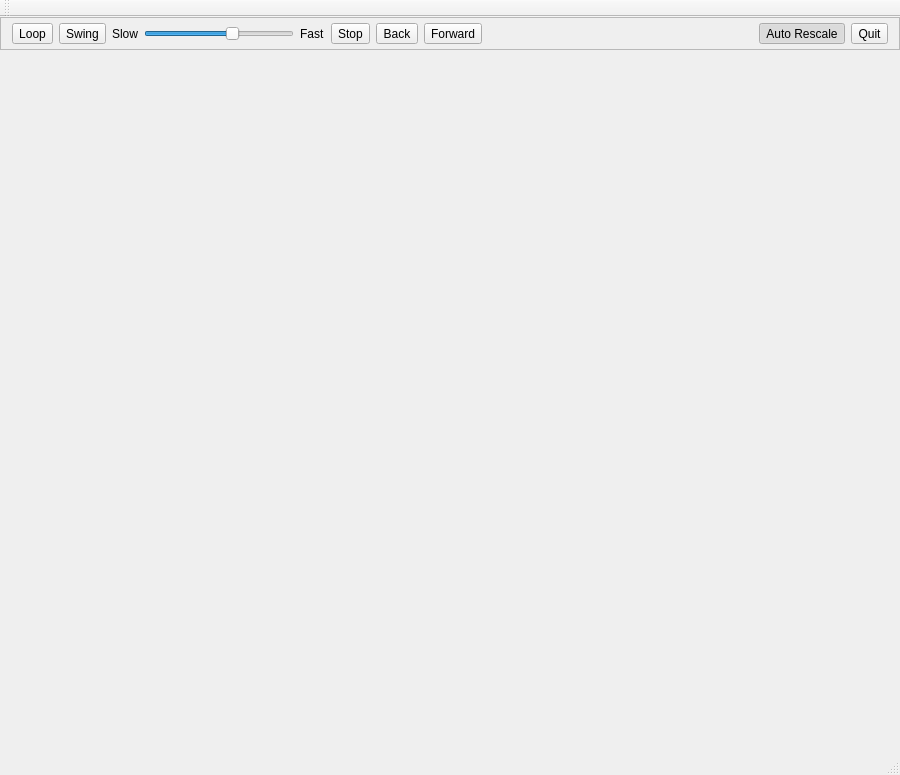
<?xml version="1.0" encoding="UTF-8"?>
<ui version="4.0">
 <class>MainWindow</class>
 <widget class="QMainWindow" name="MainWindow">
  <property name="geometry">
   <rect>
    <x>0</x>
    <y>0</y>
    <width>900</width>
    <height>775</height>
   </rect>
  </property>
  <property name="windowTitle">
   <string>nmovie</string>
  </property>
  <widget class="QWidget" name="centralWidget">
   <layout class="QVBoxLayout" name="verticalLayout" stretch="0,0">
    <property name="spacing">
     <number>0</number>
    </property>
    <property name="margin">
     <number>0</number>
    </property>
    <item>
     <widget class="QFrame" name="frame">
      <property name="frameShape">
       <enum>QFrame::StyledPanel</enum>
      </property>
      <property name="frameShadow">
       <enum>QFrame::Raised</enum>
      </property>
      <layout class="QHBoxLayout" name="horizontalLayout">
       <property name="topMargin">
        <number>5</number>
       </property>
       <property name="bottomMargin">
        <number>5</number>
       </property>
       <item>
        <widget class="QToolButton" name="toolButtonLoop">
         <property name="focusPolicy">
          <enum>Qt::NoFocus</enum>
         </property>
         <property name="text">
          <string>Loop</string>
         </property>
         <property name="checkable">
          <bool>false</bool>
         </property>
         <property name="checked">
          <bool>false</bool>
         </property>
        </widget>
       </item>
       <item>
        <widget class="QToolButton" name="toolButtonSwing">
         <property name="focusPolicy">
          <enum>Qt::NoFocus</enum>
         </property>
         <property name="text">
          <string>Swing</string>
         </property>
         <property name="checkable">
          <bool>false</bool>
         </property>
         <property name="checked">
          <bool>false</bool>
         </property>
        </widget>
       </item>
       <item>
        <widget class="QLabel" name="label">
         <property name="text">
          <string>Slow</string>
         </property>
        </widget>
       </item>
       <item>
        <widget class="QSlider" name="horizontalSliderSpeed">
         <property name="maximumSize">
          <size>
           <width>150</width>
           <height>16777215</height>
          </size>
         </property>
         <property name="focusPolicy">
          <enum>Qt::NoFocus</enum>
         </property>
         <property name="maximum">
          <number>100</number>
         </property>
         <property name="singleStep">
          <number>1</number>
         </property>
         <property name="value">
          <number>60</number>
         </property>
         <property name="sliderPosition">
          <number>60</number>
         </property>
         <property name="orientation">
          <enum>Qt::Horizontal</enum>
         </property>
        </widget>
       </item>
       <item>
        <widget class="QLabel" name="label_2">
         <property name="text">
          <string>Fast</string>
         </property>
        </widget>
       </item>
       <item>
        <widget class="QToolButton" name="toolButtonStop">
         <property name="focusPolicy">
          <enum>Qt::NoFocus</enum>
         </property>
         <property name="text">
          <string>Stop</string>
         </property>
         <property name="checkable">
          <bool>false</bool>
         </property>
         <property name="checked">
          <bool>false</bool>
         </property>
        </widget>
       </item>
       <item>
        <widget class="QToolButton" name="toolButtonBack">
         <property name="focusPolicy">
          <enum>Qt::NoFocus</enum>
         </property>
         <property name="text">
          <string>Back</string>
         </property>
         <property name="checkable">
          <bool>false</bool>
         </property>
         <property name="checked">
          <bool>false</bool>
         </property>
        </widget>
       </item>
       <item>
        <widget class="QToolButton" name="toolButtonForward">
         <property name="focusPolicy">
          <enum>Qt::NoFocus</enum>
         </property>
         <property name="text">
          <string>Forward</string>
         </property>
         <property name="checkable">
          <bool>false</bool>
         </property>
         <property name="checked">
          <bool>false</bool>
         </property>
        </widget>
       </item>
       <item>
        <spacer name="horizontalSpacer">
         <property name="orientation">
          <enum>Qt::Horizontal</enum>
         </property>
         <property name="sizeHint" stdset="0">
          <size>
           <width>5</width>
           <height>5</height>
          </size>
         </property>
        </spacer>
       </item>
       <item>
        <widget class="QToolButton" name="toolButtonQuit_2">
         <property name="focusPolicy">
          <enum>Qt::NoFocus</enum>
         </property>
         <property name="text">
          <string>Auto Rescale</string>
         </property>
         <property name="checkable">
          <bool>true</bool>
         </property>
         <property name="checked">
          <bool>true</bool>
         </property>
        </widget>
       </item>
       <item>
        <widget class="QToolButton" name="toolButtonQuit">
         <property name="focusPolicy">
          <enum>Qt::NoFocus</enum>
         </property>
         <property name="text">
          <string>Quit</string>
         </property>
         <property name="checkable">
          <bool>false</bool>
         </property>
         <property name="checked">
          <bool>false</bool>
         </property>
        </widget>
       </item>
      </layout>
     </widget>
    </item>
    <item>
     <widget class="RenderWidget" name="widgetRender" native="true">
      <property name="sizePolicy">
       <sizepolicy hsizetype="Preferred" vsizetype="Preferred">
        <horstretch>0</horstretch>
        <verstretch>1</verstretch>
       </sizepolicy>
      </property>
      <property name="focusPolicy">
       <enum>Qt::StrongFocus</enum>
      </property>
     </widget>
    </item>
   </layout>
  </widget>
  <widget class="QToolBar" name="mainToolBar">
   <attribute name="toolBarArea">
    <enum>TopToolBarArea</enum>
   </attribute>
   <attribute name="toolBarBreak">
    <bool>false</bool>
   </attribute>
  </widget>
  <widget class="QStatusBar" name="statusBar"/>
 </widget>
 <layoutdefault spacing="6" margin="11"/>
 <customwidgets>
  <customwidget>
   <class>RenderWidget</class>
   <extends>QWidget</extends>
   <header>RenderWidget.h</header>
   <container>1</container>
   <slots>
    <slot>OnLoop()</slot>
    <slot>OnSwing()</slot>
    <slot>OnStop()</slot>
    <slot>OnBack()</slot>
    <slot>OnForward()</slot>
    <slot>SetSpeed(int)</slot>
    <slot>SetAutoResize(bool)</slot>
   </slots>
  </customwidget>
 </customwidgets>
 <resources/>
 <connections>
  <connection>
   <sender>toolButtonQuit</sender>
   <signal>clicked()</signal>
   <receiver>MainWindow</receiver>
   <slot>close()</slot>
   <hints>
    <hint type="sourcelabel">
     <x>866</x>
     <y>30</y>
    </hint>
    <hint type="destinationlabel">
     <x>764</x>
     <y>117</y>
    </hint>
   </hints>
  </connection>
  <connection>
   <sender>toolButtonLoop</sender>
   <signal>clicked()</signal>
   <receiver>widgetRender</receiver>
   <slot>OnLoop()</slot>
   <hints>
    <hint type="sourcelabel">
     <x>32</x>
     <y>30</y>
    </hint>
    <hint type="destinationlabel">
     <x>493</x>
     <y>204</y>
    </hint>
   </hints>
  </connection>
  <connection>
   <sender>toolButtonSwing</sender>
   <signal>clicked()</signal>
   <receiver>widgetRender</receiver>
   <slot>OnSwing()</slot>
   <hints>
    <hint type="sourcelabel">
     <x>88</x>
     <y>32</y>
    </hint>
    <hint type="destinationlabel">
     <x>92</x>
     <y>67</y>
    </hint>
   </hints>
  </connection>
  <connection>
   <sender>toolButtonStop</sender>
   <signal>clicked()</signal>
   <receiver>widgetRender</receiver>
   <slot>OnStop()</slot>
   <hints>
    <hint type="sourcelabel">
     <x>373</x>
     <y>28</y>
    </hint>
    <hint type="destinationlabel">
     <x>276</x>
     <y>81</y>
    </hint>
   </hints>
  </connection>
  <connection>
   <sender>toolButtonBack</sender>
   <signal>clicked()</signal>
   <receiver>widgetRender</receiver>
   <slot>OnBack()</slot>
   <hints>
    <hint type="sourcelabel">
     <x>408</x>
     <y>29</y>
    </hint>
    <hint type="destinationlabel">
     <x>311</x>
     <y>97</y>
    </hint>
   </hints>
  </connection>
  <connection>
   <sender>toolButtonForward</sender>
   <signal>clicked()</signal>
   <receiver>widgetRender</receiver>
   <slot>OnForward()</slot>
   <hints>
    <hint type="sourcelabel">
     <x>483</x>
     <y>33</y>
    </hint>
    <hint type="destinationlabel">
     <x>378</x>
     <y>114</y>
    </hint>
   </hints>
  </connection>
  <connection>
   <sender>horizontalSliderSpeed</sender>
   <signal>valueChanged(int)</signal>
   <receiver>widgetRender</receiver>
   <slot>SetSpeed(int)</slot>
   <hints>
    <hint type="sourcelabel">
     <x>238</x>
     <y>26</y>
    </hint>
    <hint type="destinationlabel">
     <x>236</x>
     <y>117</y>
    </hint>
   </hints>
  </connection>
  <connection>
   <sender>toolButtonQuit_2</sender>
   <signal>toggled(bool)</signal>
   <receiver>widgetRender</receiver>
   <slot>SetAutoResize(bool)</slot>
   <hints>
    <hint type="sourcelabel">
     <x>790</x>
     <y>29</y>
    </hint>
    <hint type="destinationlabel">
     <x>783</x>
     <y>60</y>
    </hint>
   </hints>
  </connection>
 </connections>
</ui>
